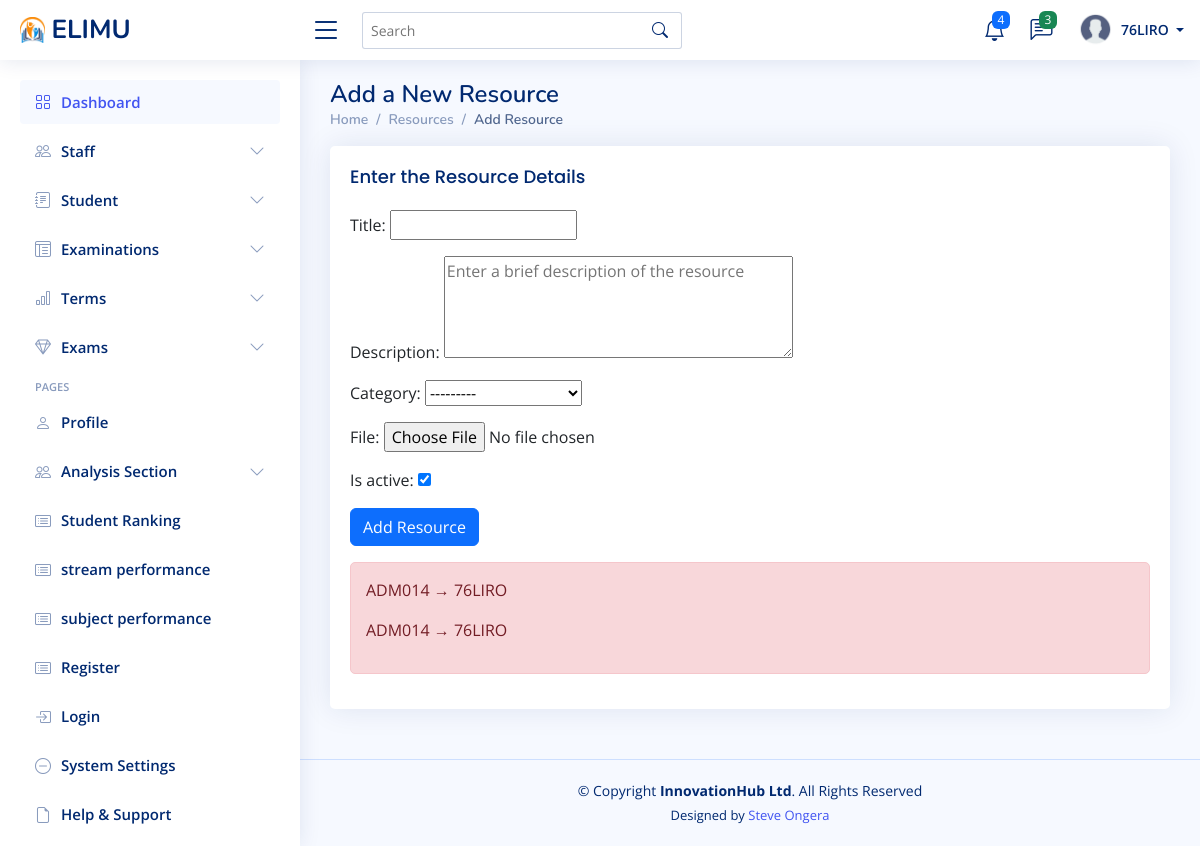
The app's page /resources/add/ (signed in) with its own data.
### myapp/models.py (models this page shows)
class Message(models.Model):
    sender = models.ForeignKey(User, related_name='sent_messages', on_delete=models.CASCADE)
    receiver = models.ForeignKey(User, related_name='received_messages', on_delete=models.CASCADE)
    content = models.TextField(blank=True, null=True)
    timestamp = models.DateTimeField(auto_now_add=True)
    is_read = models.BooleanField(default=False)
    photo = models.ImageField(upload_to='photos/', blank=True, null=True)
    pdf = models.FileField(upload_to='pdfs/', blank=True, null=True)
    def __str__(self):
           return f'{self.sender.username} → {self.receiver.username}'

### myapp/views.py (the view)
# urls.py: path('resources/add/', views.add_resource, name='add_resource'),
def add_resource(request):
    if request.method == 'POST':
        form = ResourceForm(request.POST, request.FILES)
        if form.is_valid():
            form.save()
            messages.success(request, "Resource added successfully!")
            return redirect('resources_list')  # Redirect to the resource list page
        else:
            messages.error(request, "Error adding resource. Please try again.")
    else:
        form = ResourceForm()
    return render(request, 'resources/add_resource.html', {'form': form})

### myapp/forms.py
class ResourceForm(forms.ModelForm):
    class Meta:
        model = Resource
        fields = ['title', 'description', 'category', 'file', 'is_active']
    description = forms.CharField(widget=forms.Textarea(attrs={'rows': 4, 'placeholder': 'Enter a brief description of the resource'}))

### myapp/context_processors.py (called while the page is built)
def unread_messages(request):
    if request.user.is_authenticated:
        messages = Message.objects.filter(receiver=request.user, is_read=False).order_by('-timestamp')
        return {'messages': messages}
    return {'messages': []}

### myapp/models.py (called while the page is built)
    def __str__(self):
        return self.name

### templates/resources/add_resource.html (shortened to what this page needs)
{% extends "base/base.html" %}
{% block content %}
  <div class="pagetitle">
    <h1>Add a New Resource</h1>
    <nav>
      <ol class="breadcrumb">
        <li class="breadcrumb-item"><a href="{% url 'admin_dashboard' %}">Home</a></li>
        <li class="breadcrumb-item"><a href="{% url 'resources_list' %}">Resources</a></li>
        <li class="breadcrumb-item active">Add Resource</li>
      </ol>
    </nav>
  </div>
  <section class="section">
    <div class="row">
      <div class="col-lg-12">
        <div class="card">
          <div class="card-body">
            <h5 class="card-title">Enter the Resource Details</h5>
            <form method="post" enctype="multipart/form-data">
              {{ form.as_p }}
              <button type="submit" class="btn btn-primary">Add Resource</button>
            </form>
            {% if messages %}
              <div class="alert alert-success mt-3">
                {% for message in messages %}
                  <p>{{ message }}</p>
                {% endfor %}
              </div>
            {% endif %}
          </div>
        </div>
      </div>
    </div>
  </section>
{% endblock %}

### templates/base/navbar.html (shortened to what this page needs)
{% load static %}
<header id="header" class="header fixed-top d-flex align-items-center">
    <div class="d-flex align-items-center justify-content-between">
      {% if request.user.is_staff %}
        <a href="{% url 'admin_dashboard'%}" class="logo d-flex align-items-center">
        {% else %}
        <a href="{% url 'student_dashboard'%}" class="logo d-flex align-items-center">
      {% endif %}
        <img src="{% static 'assets/img/logo.png'%}" alt="">
        <span class="d-none d-lg-block">ELIMU</span>
      </a>
      <i class="bi bi-list toggle-sidebar-btn"></i>
    </div>
    <div class="search-bar">
      <form class="search-form d-flex align-items-center" method="POST" action="#">
        <input type="text" name="query" placeholder="Search" title="Enter search keyword">
        <button type="submit" title="Search"><i class="bi bi-search"></i></button>
      </form>
    </div>
    <nav class="header-nav ms-auto">
      <ul class="d-flex align-items-center">
        <li class="nav-item dropdown">
          <a class="nav-link nav-icon" href="#" data-bs-toggle="dropdown">
            <i class="bi bi-bell"></i>
            <span class="badge bg-primary badge-number">4</span>
          </a>
            </li>
          </ul>
        <li class="nav-item dropdown">
          <a class="nav-link nav-icon" href="#" data-bs-toggle="dropdown">
            <i class="bi bi-chat-left-text"></i>
            <span class="badge bg-success badge-number">3</span>
          </a>
        </li>
        <li class="nav-item dropdown pe-3">
          <a class="nav-link nav-profile d-flex align-items-center pe-0" href="#" data-bs-toggle="dropdown">
            <img src="{% static 'assets/img/profile.png'%}" alt="Profile" class="rounded-circle">
            <span class="d-none d-md-block dropdown-toggle ps-2">
              {% if user.is_authenticated %}
                   {{ user.username }}
              {% else %}
                  Admin
              {% endif %}
            </span>
          </a>
        </li>
    </nav>
  </header>

### static/assets/css/style.css (style rules this page uses)
:root { scroll-behavior: smooth; }
body { font-family: "Open Sans", sans-serif; background: #f6f9ff; color: #444444; }
a { color: #4154f1; text-decoration: none; }
h1, h2, h3, h4, h5, h6 { font-family: "Nunito", sans-serif; }
.pagetitle { margin-bottom: 10px; }
.pagetitle h1 { font-size: 24px; margin-bottom: 0; font-weight: 600; color: #012970; }
.card { margin-bottom: 30px; border: none; border-radius: 5px; box-shadow: 0px 0 30px rgba(1, 41, 112, 0.1); }
.card-title { padding: 20px 0 15px 0; font-size: 18px; font-weight: 500; color: #012970; font-family: "Poppins", sans-serif; }
.card-body { padding: 0 20px 20px 20px; }
.breadcrumb { font-size: 14px; font-family: "Nunito", sans-serif; color: #899bbd; font-weight: 600; }
.breadcrumb a { color: #899bbd; transition: 0.3s; }
.breadcrumb .breadcrumb-item::before { color: #899bbd; }
.breadcrumb .active { color: #51678f; font-weight: 600; }
.logo { line-height: 1; }
@media (min-width: 1200px) { .logo { width: 280px; } }
.logo img { max-height: 26px; margin-right: 6px; }
.logo span { font-size: 26px; font-weight: 700; color: #012970; font-family: "Nunito", sans-serif; }
.header { transition: all 0.5s; z-index: 997; height: 60px; box-shadow: 0px 2px 20px rgba(1, 41, 112, 0.1); background-color: #fff; padding-left: 20px; }
.header .toggle-sidebar-btn { font-size: 32px; padding-left: 10px; cursor: pointer; color: #012970; }
.header .search-bar { min-width: 360px; padding: 0 20px; }
.header .search-form { width: 100%; }
.header .search-form input { border: 0; font-size: 14px; color: #012970; border: 1px solid rgba(1, 41, 112, 0.2); padding: 7px 38px 7px 8px; border-radius: 3px; transition: 0.3s; width: 100%; }
.header .search-form button { border: 0; padding: 0; margin-left: -30px; background: none; }
.header .search-form button i { color: #012970; }
.header-nav ul { list-style: none; }
.header-nav>ul { margin: 0; padding: 0; }
.header-nav .nav-icon { font-size: 22px; color: #012970; margin-right: 25px; position: relative; }
.header-nav .nav-profile { color: #012970; }
.header-nav .nav-profile img { max-height: 36px; }
.header-nav .nav-profile span { font-size: 14px; font-weight: 600; }
.header-nav .badge-number { position: absolute; inset: -2px -5px auto auto; font-weight: normal; font-size: 12px; padding: 3px 6px; }

### static/assets/css/extra.css (style rules this page uses)
.alert { position: relative; padding: 15px; margin: 15px 0; border-radius: 5px; background-color: #f8d7da; color: #721c24; border: 1px solid #f5c6cb; }

### records on screen
Message: sender+receiver "ADM014 → 76LIRO"
Message: sender+receiver "ADM014 → 76LIRO"

### other values on screen
{{ user.username }} "76LIRO"
